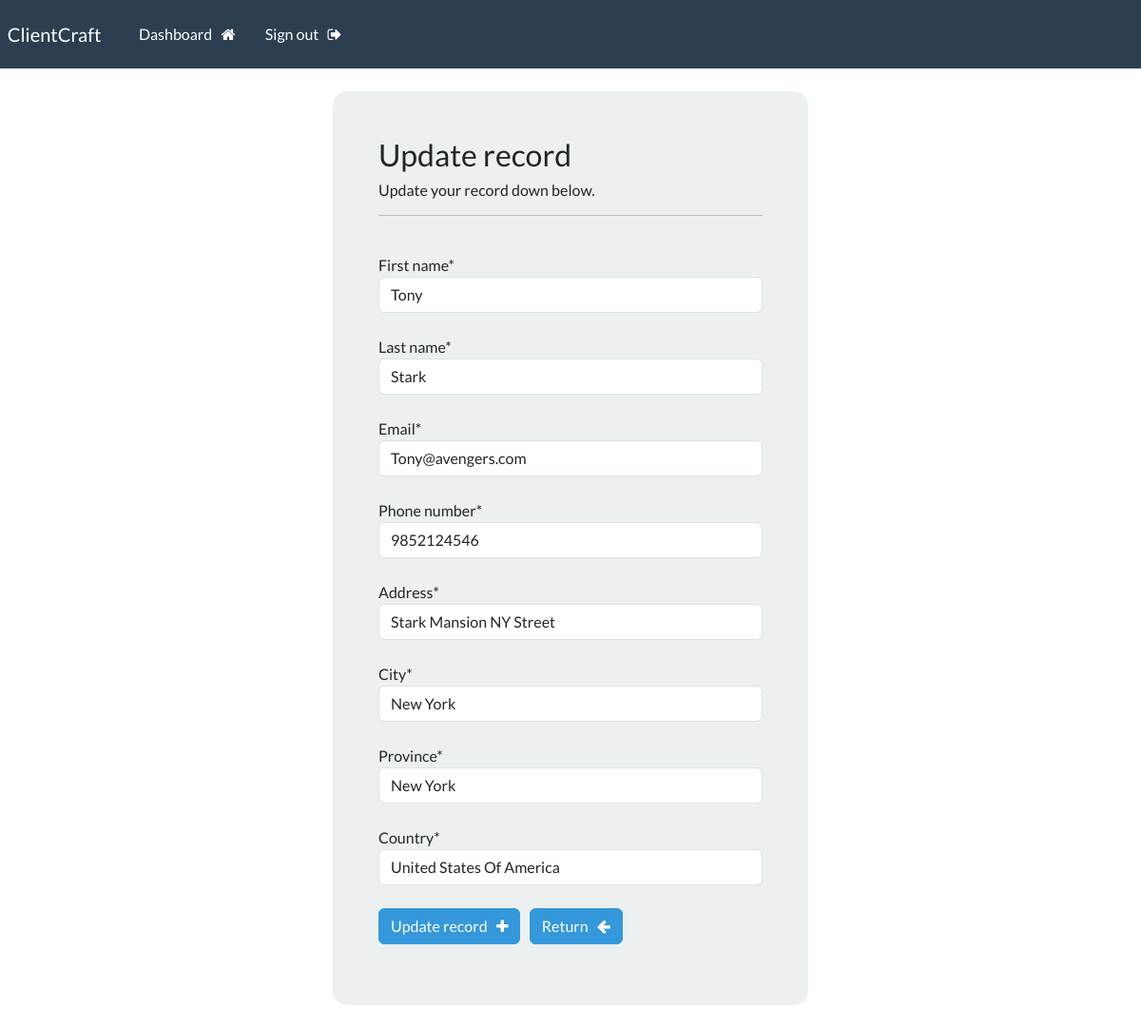
/update-record/3 (signed in), run on an earlier commit of the app's database.
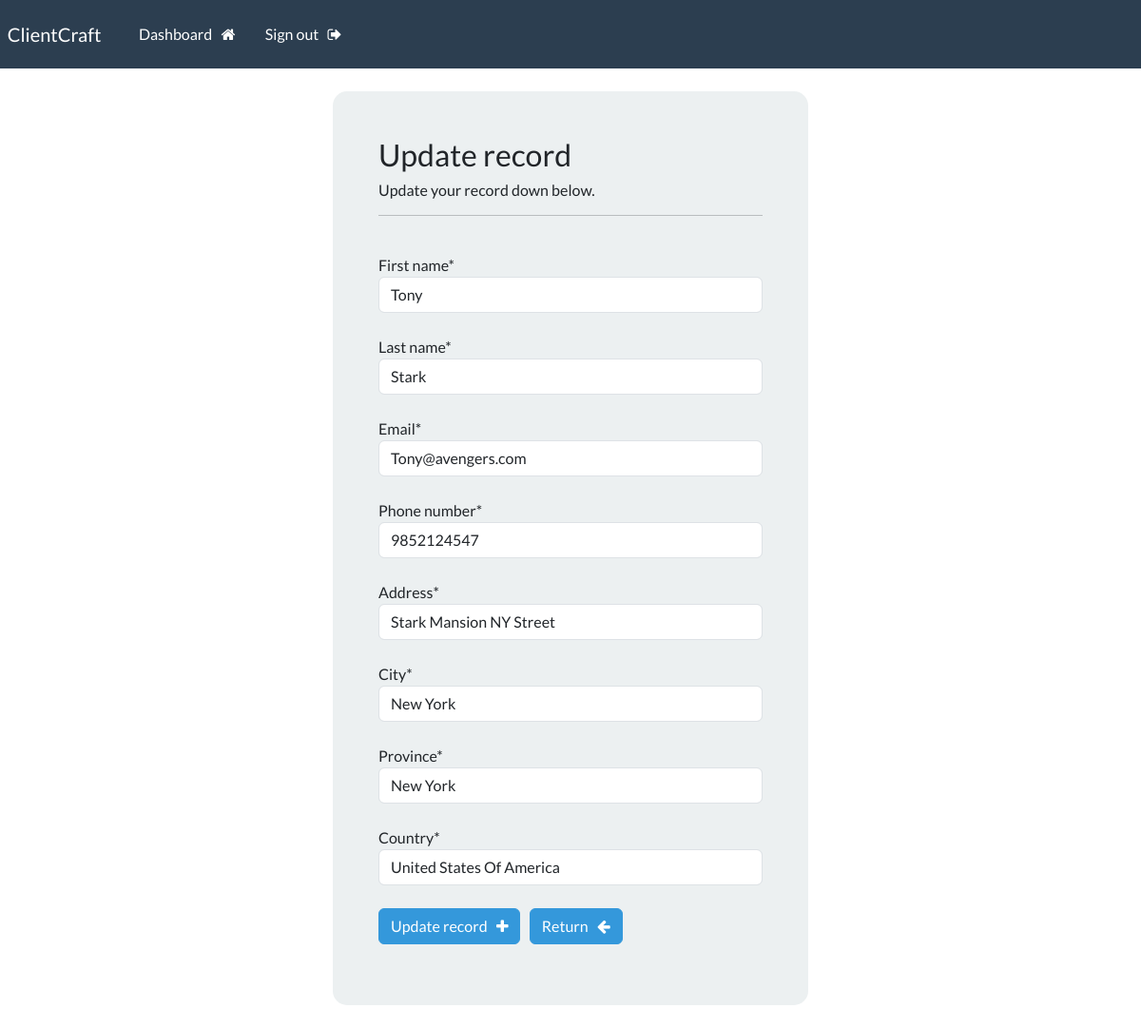
And on a later commit of the database.
### web/models.py (models this page shows, shortened)
class Record(models.Model):
    creation_date = models.DateTimeField(auto_now_add=True)
    first_name = models.CharField(max_length=100)
    last_name = models.CharField(max_length=100)
    email = models.EmailField(max_length=255)
    phone_number = models.CharField(max_length=20)
    address = models.CharField(max_length=500)
    city = models.CharField(max_length=50)
    province = models.CharField(max_length=50)
    country = models.CharField(max_length=50)

### web/views.py (the view)
# urls.py: path('update-record/<int:pk>', views.update_record, name='update-record'),
@csrf_protect
@login_required(login_url = 'mylogin')
def update_record(request,pk):
    record = Record.objects.get(id=pk)
    form = UpdateRecordForm(instance=record)
    if request.method == 'POST':
        form = UpdateRecordForm(request.POST,instance=record)
        if form.is_valid():
            form.save()
            messages.success(request, "Your record was updated!")
            return redirect("dashboard")
    context = {'form':form}
    return render(request,'update-record.html',context=context)

### web/forms.py
class UpdateRecordForm(forms.ModelForm):
    class Meta:
        model = Record
        fields = ['first_name', 'last_name', 'email', 'phone_number', 'address', 'city', 'province', 'country']

### web/templates/update-record.html (shortened to what this page needs)
{% extends 'base.html' %}
{% load crispy_forms_tags %}
{% block content %}
<body>
    <div class="container bg-light shadow-md p-5 form-layout">
        <h3> Update record </h3>
        <h6> Update your record down below. </h6>
        <hr>
        <br>
        <form method="POST" autocomplete="off">
            {{form.first_name|as_crispy_field}}
            <br>
            {{form.last_name|as_crispy_field}}
            <br>
            {{form.email|as_crispy_field}}
            <br>
            {{form.phone_number|as_crispy_field}}
            <br>
            {{form.address|as_crispy_field}}
            <br>
            {{form.city|as_crispy_field}}
            <br>
            {{form.province|as_crispy_field}}
            <br>
            {{form.country|as_crispy_field}}
            <br>
            <button type="submit" class="btn btn-info">
                Update record &nbsp; <i class="fa fa-plus" aria-hidden="true"></i>
            </button>
            <a href="{% url 'dashboard' %}" class="btn btn-info">
                Return &nbsp; <i class="fa fa-arrow-left" aria-hidden="true"></i>
            </a>
        </form>
    </div>
    <br>
</body>
{% endblock %}

What changed in the data, as far as the page shows it:
changed Record "Tony": phone_number "9852124546" → "9852124547"
